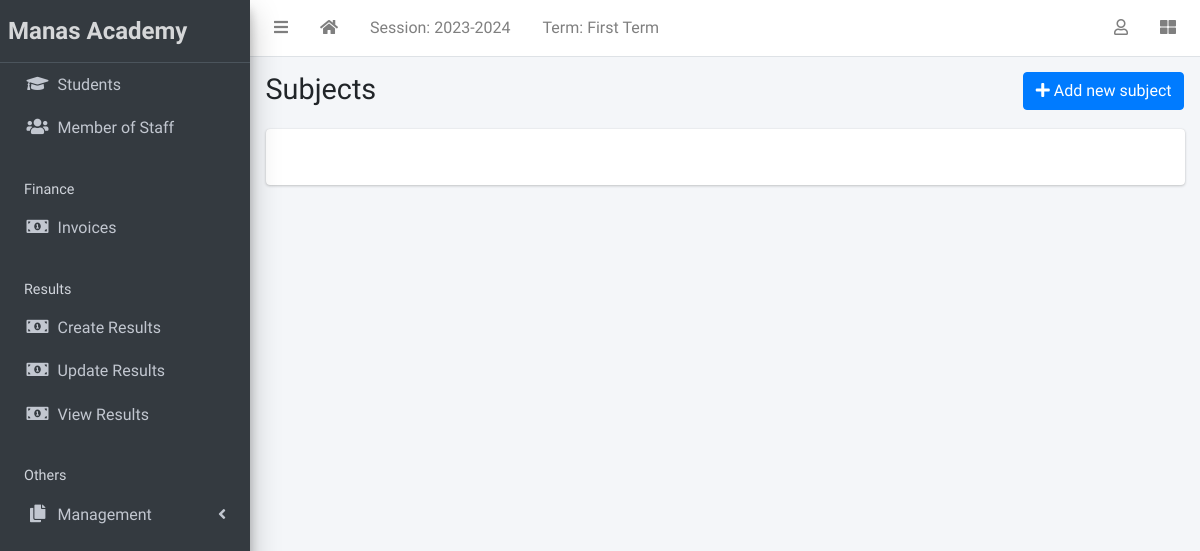
Page /corecode/subject/list/ (signed in) on the earlier database version.
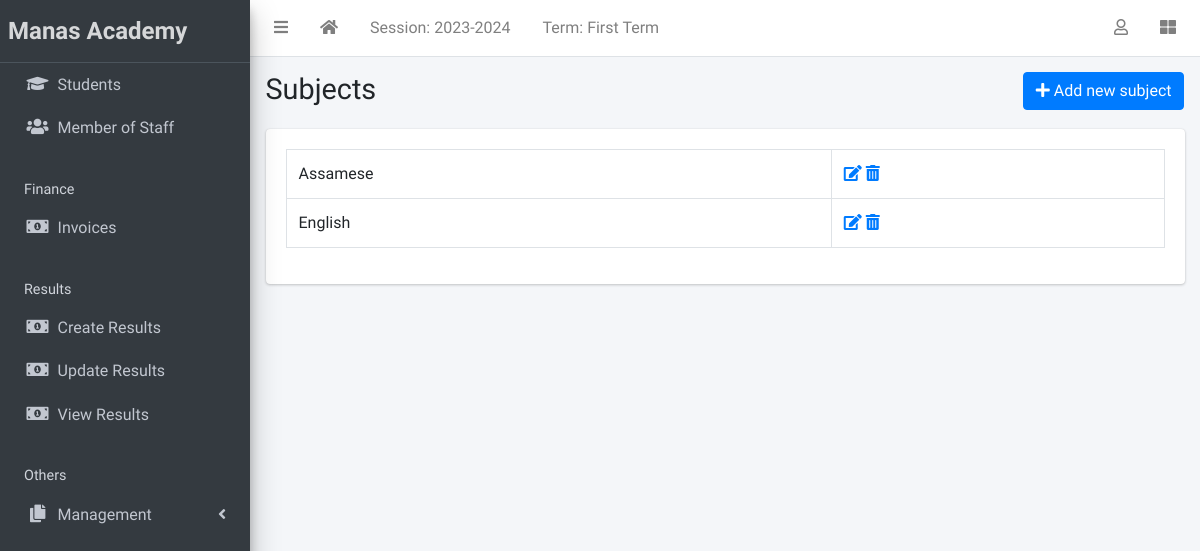
Same page on the later database version.
### apps/corecode/models.py (models this page shows)
class Subject(models.Model):
    name = models.CharField(max_length=200, unique=True)
    class Meta:
        ordering = ["name"]
    def __str__(self):
        return self.name

### apps/corecode/views.py (the view)
# urls.py: path("subject/list/", SubjectListView.as_view(), name="subjects"),
class SubjectListView(LoginRequiredMixin, SuccessMessageMixin, ListView):
    model = Subject
    template_name = "corecode/subject_list.html"
    def get_context_data(self, **kwargs):
        context = super().get_context_data(**kwargs)
        context["form"] = SubjectForm()
        return context

### apps/corecode/context_processors.py (called while the page is built)
def site_defaults(request):
    current_session = AcademicSession.objects.get(current=True)
    current_term = AcademicTerm.objects.get(current=True)
    vals = SiteConfig.objects.all()
    contexts = {
        "current_session": current_session.name,
        "current_term": current_term.name,
    }
    for val in vals:
        contexts[val.key] = val.value
    return contexts

### apps/corecode/templates/corecode/subject_list.html (shortened to what this page needs)
{% extends 'base.html' %}
{% load widget_tweaks %}
{% block title %}
Subjects
{% endblock title %}
{% block breadcrumb %}
  <a class="btn btn-primary" href="#" data-toggle="modal" data-target="#modal1">
    <i class="fa fa-plus"></i>
    Add new subject
  </a>
{% endblock breadcrumb %}
{% block content %}
  <div class="row">
    <div class="col-sm-12">
        <table class="table table-bordered">
          <tbody>
            {% for object in object_list %}
            <tr>
              <td>{{ object }}</td>
              <td><a href="{% url 'subject-update' object.id %}"><i
                    class="fa fa-edit"></i></a> <a
                  href="{% url 'subject-delete' object.id %}"><i
                    class="fa fa-trash-alt"></i></a></td>
            </tr>
            {% endfor %}
          </tbody>
        </table>
    </div>
  </div>
{% endblock content %}

Differences in the rows shown:
added Subject: name "Assamese"
added Subject: name "English"
